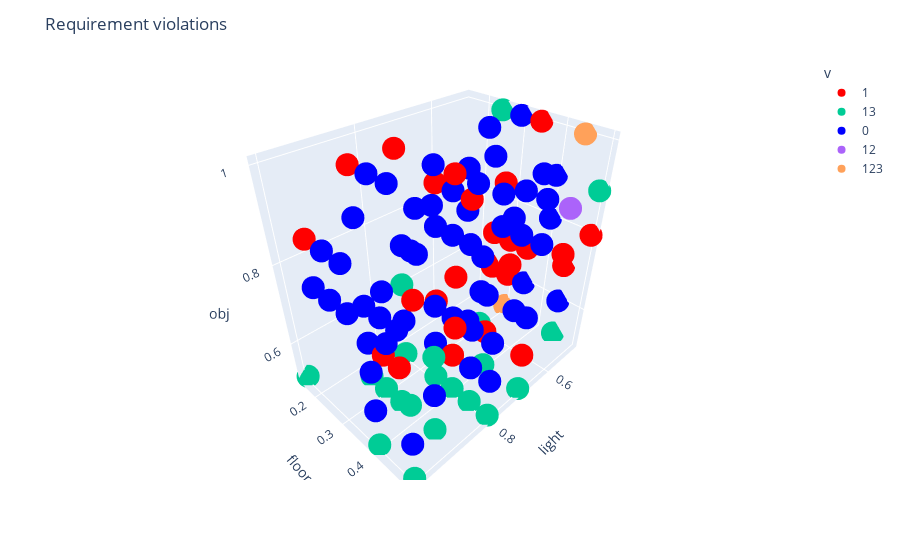

Source (notebook cell):
### Code cell
import pandas as pd
import plotly.express as px


req='r1'

# Create 3D scatter plot with color-coded dots based on 'violation'
fig = px.scatter_3d(df, x='light', y='floor', z='obj', color='v', color_discrete_map={0: 'blue', 1: 'red'})
fig.update_layout(title_text='Requirement violations')
fig.show()

### Figure 1 — Plotly figure (JSON) as saved in the notebook; plotly's stock layout.template omitted (floating-point values rounded to 4 significant figures)
{"data": [{"hovertemplate": "v=1<br>light=%{x}<br>floor=%{y}<br>obj=%{z}<extra></extra>", "legendgroup": "1", "marker": {"color": "red", "symbol": "circle"}, "mode": "markers", "name": "1", "scene": "scene", "showlegend": true, "type": "scatter3d", "x": [0.9, 0.5, 0.7, 0.7, 0.9, 0.8, 0.5, 0.5, 0.9, 0.9, 0.7, 0.9, 0.9, 0.6, 1, 0.6, 0.7, 0.7, 0.5, 0.8, 0.5, 0.5, 0.5, 0.8, 0.5, 0.7], "y": [0.5, 0.45, 0.5, 0.45, 0.5, 0.4, 0.35, 0.5, 0.4, 0.35, 0.4, 0.3, 0.25, 0.35, 0.25, 0.5, 0.25, 0.35, 0.3, 0.4, 0.25, 0.35, 0.25, 0.25, 0.3, 0.25], "z": [0.8, 0.7, 0.6, 0.8, 0.9, 1, 1, 0.8, 0.8, 0.6, 0.6, 0.6, 1, 0.9, 0.9, 0.8, 0.9, 0.9, 0.6, 0.6, 0.6, 0.7, 0.7, 1, 0.7, 0.6]}, {"hovertemplate": "v=13<br>light=%{x}<br>floor=%{y}<br>obj=%{z}<extra></extra>", "legendgroup": "13", "marker": {"color": "#00cc96", "symbol": "circle"}, "mode": "markers", "name": "13", "scene": "scene", "showlegend": true, "type": "scatter3d", "x": [1, 0.6, 0.8, 0.8, 0.5, 0.8, 0.5, 1, 1, 0.7, 0.9, 0.9, 0.5, 0.7, 1, 0.8, 0.9, 0.9, 0.9, 0.8, 0.8, 0.5, 0.5], "y": [0.5, 0.3, 0.25, 0.35, 0.25, 0.25, 0.45, 0.15, 0.5, 0.5, 0.35, 0.25, 0.5, 0.4, 0.4, 0.5, 0.45, 0.3, 0.45, 0.45, 0.4, 0.35, 0.25], "z": [0.5, 0.5, 0.5, 0.5, 1, 0.7, 0.5, 0.5, 0.7, 0.5, 0.5, 0.5, 0.9, 0.5, 0.5, 0.5, 0.5, 0.5, 0.7, 0.5, 0.5, 0.5, 0.5]}, {"hovertemplate": "v=0<br>light=%{x}<br>floor=%{y}<br>obj=%{z}<extra></extra>", "legendgroup": "0", "marker": {"color": "blue", "symbol": "circle"}, "mode": "markers", "name": "0", "scene": "scene", "showlegend": true, "type": "scatter3d", "x": [0.7, 0.7, 0.5, 0.8, 0.8, 1, 0.5, 0.8, 0.5, 0.6, 0.6, 0.5, 0.8, 0.8, 0.8, 1, 0.9, 0.8, 0.6, 0.6, 1, 0.7, 1, 0.9, 0.9, 0.9, 0.9, 1, 0.9, 0.7, 0.9, 0.6, 0.6, 0.7, 0.6, 0.7, 0.9, 1, 0.8, 1, 1, 1, 0.9, 1, 0.8, 1, 0.6, 1, 0.5, 0.8, 0.8, 0.6, 0.6, 0.7, 0.7, 0.8, 0.7, 0.8, 0.7, 0.6], "y": [0.45, 0.5, 0.45, 0.45, 0.35, 0.5, 0.3, 0.3, 0.4, 0.3, 0.3, 0.4, 0.3, 0.35, 0.25, 0.4, 0.45, 0.5, 0.45, 0.45, 0.4, 0.4, 0.45, 0.25, 0.3, 0.35, 0.25, 0.45, 0.4, 0.3, 0.35, 0.25, 0.35, 0.4, 0.25, 0.3, 0.3, 0.3, 0.5, 0.35, 0.25, 0.4, 0.45, 0.35, 0.5, 0.3, 0.4, 0.5, 0.35, 0.35, 0.4, 0.4, 0.3, 0.35, 0.25, 0.45, 0.5, 0.45, 0.35, 0.4], "z": [0.9, 0.7, 0.6, 1, 0.7, 0.6, 1, 0.8, 0.8, 0.7, 0.6, 0.9, 0.9, 0.6, 0.6, 0.6, 1, 1, 0.8, 0.9, 0.7, 0.7, 0.8, 0.6, 1, 0.7, 0.7, 0.9, 0.9, 0.9, 1, 0.8, 0.8, 1, 0.9, 0.8, 0.7, 0.8, 0.6, 0.8, 0.8, 1, 0.6, 0.9, 0.7, 0.9, 0.9, 1, 0.6, 1, 0.7, 0.8, 1, 0.8, 0.8, 0.7, 1, 0.6, 0.6, 0.6]}, {"hovertemplate": "v=12<br>light=%{x}<br>floor=%{y}<br>obj=%{z}<extra></extra>", "legendgroup": "12", "marker": {"color": "#ab63fa", "symbol": "circle"}, "mode": "markers", "name": "12", "scene": "scene", "showlegend": true, "type": "scatter3d", "x": [0.6], "y": [0.5], "z": [0.9]}, {"hovertemplate": "v=123<br>light=%{x}<br>floor=%{y}<br>obj=%{z}<extra></extra>", "legendgroup": "123", "marker": {"color": "#FFA15A", "symbol": "circle"}, "mode": "markers", "name": "123", "scene": "scene", "showlegend": true, "type": "scatter3d", "x": [0.5, 0.5], "y": [0.45, 0.3], "z": [1, 0.5]}], "layout": {"legend": {"title": {"text": "v"}, "tracegroupgap": 0}, "margin": {"t": 60}, "scene": {"domain": {"x": [0, 1], "y": [0, 1]}, "xaxis": {"title": {"text": "light"}}, "yaxis": {"title": {"text": "floor"}}, "zaxis": {"title": {"text": "obj"}}}, "title": {"text": "Requirement violations"}}}
